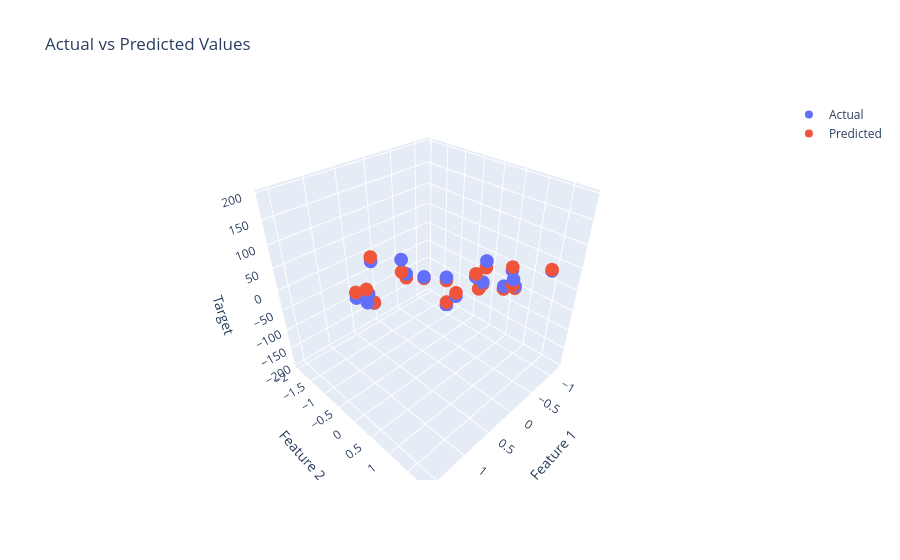

Notebook source saved alongside this figure:
### Code cell
fig = go.Figure(data=[go.Scatter3d(x=X_test[:, 0], y=X_test[:, 1], z=y_test, mode='markers', name='Actual'),
                      go.Scatter3d(x=X_test[:, 0], y=X_test[:, 1], z=y_pred, mode='markers', name='Predicted')])
fig.update_layout(title='Actual vs Predicted Values', scene=dict(xaxis_title='Feature 1', yaxis_title='Feature 2', zaxis_title='Target'))
fig.show()

### Figure 1 — Plotly figure (JSON) as saved in the notebook; plotly's stock layout.template omitted (floating-point values rounded to 4 significant figures)
{"data": [{"mode": "markers", "name": "Actual", "x": [-1.071, -0.4695, -0.6017, 0.8135, 0.5219, 0.9634, 1.579, 0.2089, -1.106, -1.191, 0.09708, 0.09176, 0.2275, -0.68, -0.03583, 0.7385, -0.9747, 0.791, -0.6006, 0.1732], "y": [0.4825, 0.5426, 1.852, -1.231, 0.297, 0.4128, 0.7674, -1.96, -1.196, 0.6566, 0.9686, -1.988, 1.307, 0.2323, 1.565, 0.1714, 0.7871, -0.9094, -0.2917, 0.3853], "z": [-49.72, 4.151, 82.05, -34.16, 69.78, 136.4, 186.0, -103.7, -192.2, -49.27, 73.74, -140.3, 128.4, -41.76, 106.1, 84.35, -11.35, -30.37, -82.03, 50.03], "type": "scatter3d"}, {"mode": "markers", "name": "Predicted", "x": [-1.071, -0.4695, -0.6017, 0.8135, 0.5219, 0.9634, 1.579, 0.2089, -1.106, -1.191, 0.09708, 0.09176, 0.2275, -0.68, -0.03583, 0.7385, -0.9747, 0.791, -0.6006, 0.1732], "y": [0.4825, 0.5426, 1.852, -1.231, 0.297, 0.4128, 0.7674, -1.96, -1.196, 0.6566, 0.9686, -1.988, 1.307, 0.2323, 1.565, 0.1714, 0.7871, -0.9094, -0.2917, 0.3853], "z": [-56.82, -0.4845, 84.59, -20.4, 66.99, 113.6, 192.9, -126.3, -183.5, -54.39, 79.8, -138.4, 116.0, -41.52, 112.2, 76.43, -26.08, 1.346, -73.26, 43.4], "type": "scatter3d"}], "layout": {"title": {"text": "Actual vs Predicted Values"}, "scene": {"xaxis": {"title": {"text": "Feature 1"}}, "yaxis": {"title": {"text": "Feature 2"}}, "zaxis": {"title": {"text": "Target"}}}}}
